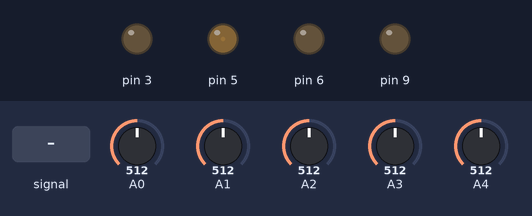
The sketch below on a simulated Arduino Uno, built with avr-gcc and run on an emulated ATmega328P. Shown: output pins drawn as LEDs (lit = HIGH). The test bench sets the inputs (shaded band); at power-on: A0 = 512, A1 = 512, A2 = 512, A3 = 512, A4 = 512.

Above: at 1.2 s.
1.3 s: A0 fed a 200 Hz sine of ±460 counts around its level
At 1.48 s:
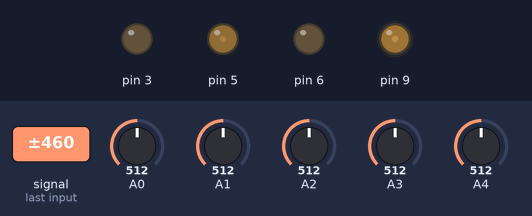
4.3 s: A0 set to 992
5.8 s: A1 set to 992
At 7.0 s:
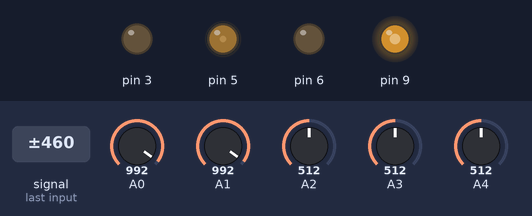
7.3 s: A1 set to 716
At 8.3 s:
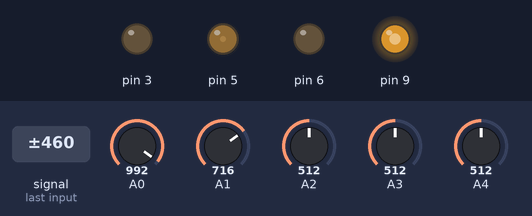
8.8 s: A0 set to 861
10.3 s: A0 set to 842
At 11.0 s:
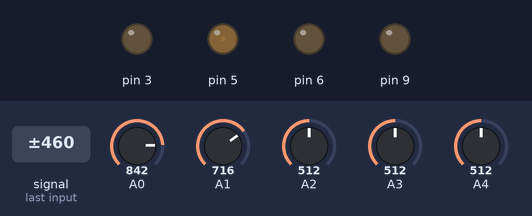
Timing chart, 0 to 12.8 s (numbered marks = the images above; inputs shaded):
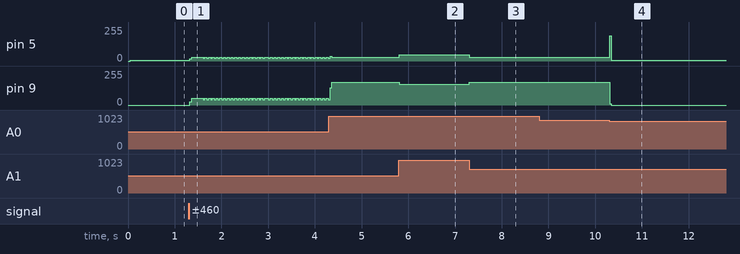

The sketch:

sketch_sep28d.ino
```cpp
float Kp=18,Ki=0.02,Kd=160;
float error=0, P=0, I=0, D=0, PID_value=0;
float previous_error=0, previous_I=0;
int sensor[5]={0, 0, 0, 0, 0};
int initial_motor_speed=100;
int cut=850;

void read_sensor_values(void);
void calculate_pid(void);
void motor_control(void);

void setup()
{
 pinMode(3,OUTPUT);
 pinMode(5,OUTPUT);
 pinMode(6,OUTPUT);
 pinMode(9,OUTPUT);
 Serial.begin(9600);
}

void loop()
{
    read_sensor_values();
    calculate_pid();
    motor_control();
     if((sensor[0]==0)&&(sensor[1]==0)&&(sensor[2]==0)&&(sensor[3]==0)&&(sensor[4]==0))
  {
    analogWrite(3,0);   //Left Motor Speed
    analogWrite(5,0);  //Right Motor Speed
    analogWrite(6,0);
    analogWrite(9,0);
  };
}

void read_sensor_values()
{
 int i = 3;
  sensor[0]=sensor[1]=sensor[2]=sensor[3]=sensor[4]=sensor[5]=sensor[6]=sensor[7]=0;
  while(i--){
    sensor[0] += analogRead(A0);
    sensor[1] += analogRead(A1);
    sensor[2] += analogRead(A2);
    sensor[3] += analogRead(A3);
    sensor[4] += analogRead(A4);

  }
  sensor[0]/=3*cut;sensor[1]/=3*cut;sensor[2]/=3*cut;sensor[3]/=3*cut;sensor[4]/=3*cut;sensor[5]/=3*cut;sensor[6]/=3*cut;sensor[7]/=3*cut;

if((sensor[0]==0)&&(sensor[1]==0)&&(sensor[2]==0)&&(sensor[3]==0)&&(sensor[4]==1))
    error=4;
  else if((sensor[0]==0)&&(sensor[1]==0)&&(sensor[2]==0)&&(sensor[3]==1)&&(sensor[4]==1))
    error=3;
  else if((sensor[0]==0)&&(sensor[1]==0)&&(sensor[2]==1)&&(sensor[3]==1)&&(sensor[4]==1))
    error=2;
  else if((sensor[0]==0)&&(sensor[1]==0)&&(sensor[2]==1)&&(sensor[3]==1)&&(sensor[4]==0))
    error=1;
  else if((sensor[0]==0)&&(sensor[1]==1)&&(sensor[2]==1)&&(sensor[3]==1)&&(sensor[4]==0))
    error=0;
  else if((sensor[0]==0)&&(sensor[1]==1)&&(sensor[2]==1)&&(sensor[3]==0)&&(sensor[4]==0))
    error=-1;
  else if((sensor[0]==1)&&(sensor[1]==1)&&(sensor[2]==1)&&(sensor[3]==0)&&(sensor[4]==0))
    error=-2;
  else if((sensor[0]==1)&&(sensor[1]==1)&&(sensor[2]==0)&&(sensor[3]==0)&&(sensor[4]==0))
    error=-3;
  else if((sensor[0]==1)&&(sensor[1]==0)&&(sensor[2]==0)&&(sensor[3]==0)&&(sensor[4]==0))
    error=-4;
  else if((sensor[0]==0)&&(sensor[1]==0)&&(sensor[2]==0)&&(sensor[3]==0)&&(sensor[4]==0))
    if(error==-4)
      error=-5;
    else
      error=5;

}

void calculate_pid()
{
    P = error;
    I = I + previous_I;
    D = error-previous_error;

    PID_value = (Kp*P) + (Ki*I) + (Kd*D);

    previous_I=I;
    previous_error=error;
}

void motor_control()
{
    // Calculating the effective motor speed:
    int left_motor_speed = initial_motor_speed-PID_value;
    int right_motor_speed = initial_motor_speed+PID_value;

    // The motor speed should not exceed the max PWM value
    constrain(left_motor_speed,0,255);
    constrain(right_motor_speed,0,255);

  analogWrite(5,right_motor_speed);   //Left Motor Speed
    analogWrite(3,0);  //Right Motor Speed
    analogWrite(9,left_motor_speed);
    analogWrite(6,0);
    //following lines of code are to make the bot move forward
    /*The pin numbers and high, low values might be different
    depending on your connections */

}
```

Measured:
- the behaviour switches between 850 and 849 on A0 (found by bisection; images 3 and 4)
- after the input at 5.8 s, pin 5: 28/255 → 46/255 at once; pin 9: 172/255 → 154/255 at once
- after the input at 7.3 s, pin 5: 46/255 → 28/255 at once; pin 9: 154/255 → 172/255 at once
- after the input at 8.8 s, every drawn part: stays the same
- after the input at 10.3 s, pin 5: 28/255 → 5/255 at once; pin 9: 172/255 → 0/255 at once
